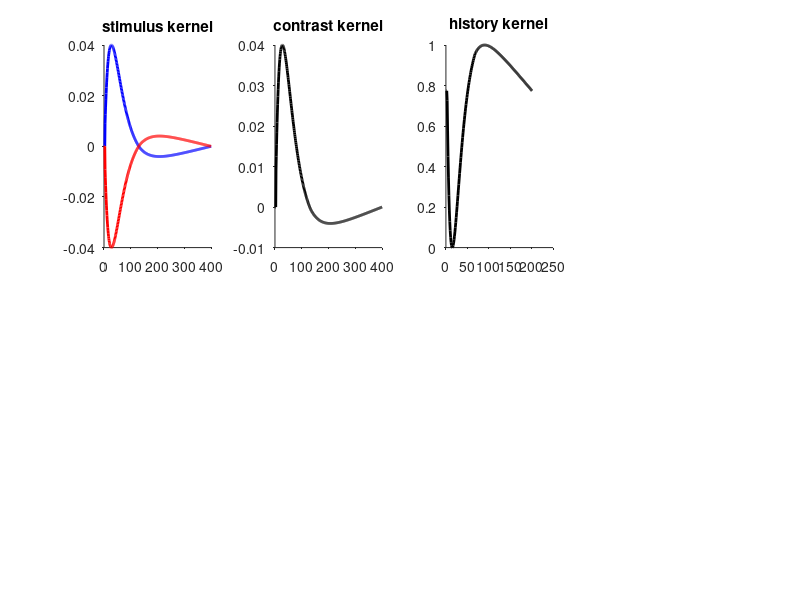
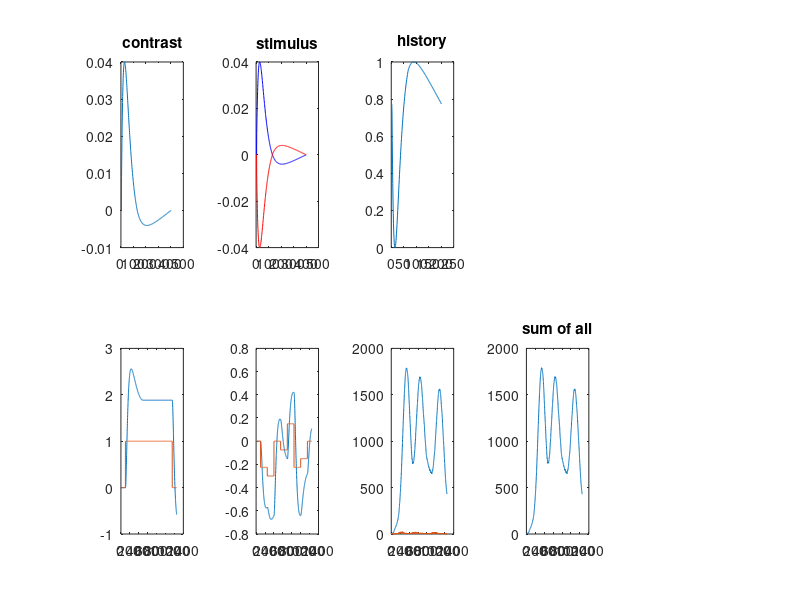

Write the MATLAB code that produced these figures, in order. (Note: this script raises an error after producing the figures.)
function [para] = Yates_history(varargin)

close all;

% input arguments
nneuron = 10;
len_tr = 500;
tmax = 400;
tau = 40;
kernelgain_s = 0.04;
kernelgain_c = 0.04;
plot_flag = 1;
j = 1;              
while  j <= length(varargin)
    switch varargin{j}
        case 'ntr'
            len_tr = varargin{j+1};
            j = j + 2;
        case 'tmax' 
            tmax = varargin{j+1};
            j = j + 2;
        case 'tau'
            tau = varargin{j+1};
            j = j + 2;
        case 'kernelgain_s'
            kernelgain_s = varargin{j+1};            
             j = j + 2;
        case 'kernelgain_c'
            kernelgain_c = varargin{j+1};            
             j = j + 2;
        case 'nofig'
            plot_flag = 0;
            j = j + 1;
    end
end

% yellow and green
y = [0.9576    0.7285    0.2285];
g = [0.1059    0.4706    0.2157];

hdx = 0.3*[-1 -0.75 -0.5 -0.25 0 0.25 0.5 0.75 1];
% hdx = 0.2*[-1 -0.5 -0.25 -0.125 0 0.125 0.25 0.5 1];
len_frame = 1050;
lenhdx = length(hdx);
nbin = 7;

% contrast
offset = 100;
co = 1*[zeros(1,offset),ones(1,len_frame),zeros(1,offset)];

% alpha function as a stimulus kernel
t = 0:tmax;
kernel1 = exp(-t/tau).*(1 - exp(-t/tau));
hn_offset = [ones(1,round(t(end)/3))*0.025, 0.025:-0.025/(round(t(end)*2/3)):0]; % manually tweaked to approximate that in Yates
kernel1 = kernel1 - 1.5*hn_offset;
kernel1(1:4) = 0;
kernel2 = kernel1;
kernel1 = kernelgain_c*kernel1/max(kernel1) ;
kernel2 = kernelgain_s*kernel2/max(kernel2);
    
para.kernel_stm = kernel2;
para.kernel_co = kernel1;

% kernel for the history term
h = 0:200;
% kernel3 = log(1+h);
% kernel3 = normalize(kernel3, -0.01, 0);
tau3 = 20;
kernel3 = exp(-h/tau3).*(1 - exp(-h/tau3));
hn_offset = [ones(1,round(h(end)/3))*0.025, 0.025:-0.025/(round(h(end)*2/3)):0]; % manually tweaked to approximate that in Yates
kernel3 = kernel3 - 3*hn_offset;
kernel3(1:2) = 0;
kernel3 = normalize(-kernel3,0, 1);

% figure;
% plot(kernel3)

time = [1:len_frame+2*offset] - offset;
    
if plot_flag == 1
    figure(1);
    subplot(2,4,1)
    plot(t, kernel2, '-b', 'linewidth',2)
    hold on;
    plot(t, -kernel2, '-r', 'linewidth',2)
    xlim([t(1) t(end)])
    title('stimulus kernel')
    set(gca, 'box', 'off'); set(gca, 'TickDir', 'out')
    
    subplot(2,4,2)
    plot(t, kernel1, '-k', 'linewidth',2)
    xlim([t(1) t(end)])
    title('contrast kernel')
    set(gca, 'box', 'off'); set(gca, 'TickDir', 'out')
    
    subplot(2,4,3)
    plot(kernel3, '-k', 'linewidth',2)
%     xlim([t(1) t(end)])
    title('history kernel')
    set(gca, 'box', 'off'); set(gca, 'TickDir', 'out')
end

% generate dynamic stimulus sequence with the 0% signal
frameperbin = len_frame/nbin;
stm = nan(len_tr, len_frame);
for i = 1:len_tr
    stm_temp = datasample(hdx, nbin, 'Replace', true);
%     while abs(sum(stm_temp)) >= 0.1
%         stm_temp = datasample(hdx, nbin, 'Replace', true);
%     end
%  
    begin = 1;
    for n = 1:nbin
        stm(i, begin:begin+frameperbin-1) = stm_temp(n)*ones(1, frameperbin);
        begin = begin + frameperbin;
    end
end

% overall stimulus sign
sumstm = sum(stm,2);
stmsign = sign(sumstm);
med_p = median(sumstm(stmsign > 0));
med_n = median(sumstm(stmsign < 0));
% stmsign_p1 = stmsign > 0 & sumstm < med_p;
stmsign_p2 = stmsign > 0 & sumstm > med_p;
% stmsign_n1 = stmsign < 0 & sumstm > med_n;
stmsign_n2 = stmsign < 0 & sumstm < med_n;


% include offset
stm = [zeros(len_tr, offset), stm, zeros(len_tr, offset)];

% if plot_flag==1
%     subplot(2,4,2)
%     plot(time, mean(stm(:, 1:length(time)),1), '-k')
%     ylabel('mean stimulus')
% end

% sensory neurons' response
for n = 1:nneuron

    % convolution with stimulus kernels
    lenv = size(stm,2);
    para.neuron(n).spk1 = nan(len_tr, lenv);
    para.neuron(n).spk2 = para.neuron(n).spk1;
    c = conv(kernel1, co);
    s = conv(kernel2, stm(1,:));
    para.neuron(n).spk1(1,:) = random('Poisson', exp(s(1:lenv) + c(1:lenv)), 1, lenv);
    s = conv(-kernel2, stm(1,:));
    para.neuron(n).spk2(1,:) = random('Poisson', exp(s(1:lenv) + c(1:lenv)), 1, lenv);

    % for debugging
    if n == 1
        figure(2);
        subplot(2,5,1)
        plot(kernel1);
        title('contrast')

        subplot(2,5,2)
        plot(kernel2,'-b')
        hold on;
        plot(-kernel2, '-r')
        title('stimulus')

        subplot(2,5,3)
        plot(kernel3)
        title('history')

        subplot(2,5,6)
        c = conv(kernel1, co);
        plot(c(1:lenv));
        hold on;
        plot(co)

        subplot(2,5,7)
        s = conv(kernel2, stm(2,:));
        plot(s(1:lenv))
        hold on;
        plot(stm(2,:))

        subplot(2,5,8)
        h = conv(kernel3, para.neuron(n).spk1(1,:));
        plot(h(1:lenv))
        hold on;
        plot(para.neuron(n).spk1(1,:))

        subplot(2,5,9)
        plot(c(1:lenv) + s(1:lenv) + h(1:lenv))
        title('sum of all')

        subplot(2,5,10)
        plot(exp(c(1:lenv) + s(1:lenv) + h(1:lenv)))
        title('nonlinearity')
    end

    for i = 2:len_tr
        s = conv(kernel2, stm(i,:));
        h = conv(kernel3, para.neuron(n).spk1(i-1,:));
        para.neuron(n).spk1(i,:) = random('Poisson', exp(s(1:lenv) + c(1:lenv) + h(1:lenv))/10, 1, lenv);
        s = conv(-kernel2, stm(i,:));
        h = conv(kernel3, para.neuron(n).spk2(i-1,:));
        para.neuron(n).spk2(i,:) = random('Poisson', exp(s(1:lenv) + c(1:lenv) + h(1:lenv))/10, 1, lenv);
    end
end

% % noise
% cvstm1(:, offset+1:offset+len_frame) = ...
%     cvstm1(:, offset+1:offset+len_frame) + normrnd(0, 5, [len_tr, len_frame]);
% cvstm2(:, offset+1:offset+len_frame) = ...
%     cvstm2(:, offset+1:offset+len_frame) + normrnd(0, 5, [len_tr, len_frame]);

% evidence
dv1 = zeros(len_tr, len_frame);
dv2 = zeros(len_tr, len_frame);
for n = 1:nneuron
    dv1 = dv1 + cumsum(para.neuron(n).spk1(:, offset+1:offset+len_frame),2);
    dv2 = dv2 + cumsum(para.neuron(n).spk2(:, offset+1:offset+len_frame),2);
    
    % mean firing rate
    para.neuron(n).mfr1 = mean(para.neuron(n).spk1(:));
    para.neuron(n).mfr2 = mean(para.neuron(n).spk2(:));
end

ev = dv1(:,end) - dv2(:, end);

% choice
ch = sign(ev);
ch(ch==0) = datasample([-1 1], sum(ch==0), 'Replace', true);
ch(ch==-1) = 0;

disp(['far choice: ' num2str(sum(ch==1)) ...
    ', near choice: ' num2str(sum(ch==0))])

% % normalization
% cvstm1 = normalize(cvstm1, 0, 1);
% cvstm2 = normalize(cvstm2, 0, 1);

% debug psth
k = datasample(1:nneuron, 1);
begin = offset + 1;
psth_stm = nan(1, nbin);
psth_ch = nan(1, nbin);
for i = 1:nbin
    psth_stm(i) = sum(mean(para.neuron(k).spk1(stmsign_p2, begin:begin+frameperbin-1),1))...
    	- sum(mean(para.neuron(k).spk1(stmsign_n2, begin:begin+frameperbin-1),1));
    psth_ch(i) = sum(mean(para.neuron(k).spk1(ch==1, begin:begin+frameperbin-1),1))...
    	- sum(mean(para.neuron(k).spk1(ch==0, begin:begin+frameperbin-1),1));
    begin = begin + frameperbin;
end

para.psth.stm_diff = psth_stm;
para.psth.ch_diff = psth_ch;
para.psth.stm_raw0 = mean(para.neuron(k).spk1(stmsign_n2, 1:length(time)),1);
para.psth.stm_raw1 = mean(para.neuron(k).spk1(stmsign_p2, 1:length(time)),1);
para.psth.ch_raw0 = mean(para.neuron(k).spk1(ch==1, 1:length(time)),1);
para.psth.ch_raw1 = mean(para.neuron(k).spk1(ch==0, 1:length(time)),1);


if plot_flag==1    
        
    figure(1);
    subplot(2,4,[5 6])
    % raster
%     rng(19891220)
    tr = datasample(1:len_tr,1);
    ras1 = zeros(nneuron, len_frame+2*offset);
    ras2 = zeros(nneuron, len_frame+2*offset);
    spkch1 = zeros(1, len_frame + 2*offset);
    spkch2 = zeros(1, len_frame + 2*offset);
    for n = 1:nneuron
            ras1(n,:) = 1*(para.neuron(n).spk1(tr,:) > 0);
            ras2(n,:) = 1*(para.neuron(n).spk2(tr,:) > 0);
            spkch1 = spkch1 + mean(para.neuron(n).spk1(ch==1, 1:(len_frame+2*offset)), 1);
            spkch2 = spkch2 + mean(para.neuron(n).spk1(ch==0, 1:(len_frame+2*offset)), 1);
    end
    imagesc(time, 1:2*nneuron, [ras2; ras1])
    colormap(gca, flipud(bone))
    hold on;
    plot(time, nneuron*ones(1, length(time)), '-m')
    hold on;
    plot(time, nneuron+ 3*nneuron*stm(tr,:), '-g', 'linewidth',2)
    hold on;
    yy = get(gca, 'YLim');
    begin = 1;
    for i = 1:nbin+1
        hold on;
        plot(begin*[1 1],yy, '-m')
        begin = begin + frameperbin;
    end
    xlim([-offset len_frame+offset])
    ylim([0 2*nneuron+1])    
    ylabel('neurons')
    set(gca, 'box', 'off'); set(gca, 'TickDir', 'out')

    % psth
    subplot(2,4,6)
    plot(time, spkch1/nneuron, '-b', 'linewidth',1)
    hold on;
    plot(time, spkch2/nneuron, '-r', 'linewidth',1)
    hold on;
    yy = get(gca, 'YLim');
    begin = 1;
    for i = 1:nbin+1
        hold on;
        plot(begin*[1 1],yy, ':k')
        begin = begin + frameperbin;
    end
    xlim([-offset len_frame+offset])
    ylim(yy)    
    ylabel('psth (by choice)')
    set(gca, 'box', 'off'); set(gca, 'TickDir', 'out')
    
    subplot(2,4,7)
    plot(time, spkch1/nneuron, '-b', 'linewidth',1)
    hold on;
    plot(time, spkch2/nneuron, '-r', 'linewidth',1)
    hold on;
%     plot(time, mean(cvstm2(ch==0, 1:length(time)),1), '--b', 'linewidth',2)
%     hold on;
%     plot(time, mean(cvstm2(ch==1, 1:length(time)),1), '--r', 'linewidth',2)
    yy = get(gca, 'YLim');
    begin = 1;
    for i = 1:nbin+1
        hold on;
        plot(begin*[1 1],yy, ':k')
        begin = begin + frameperbin;
    end
    xlim([-offset len_frame+offset])
    ylim(yy)    
    ylabel('psth (by choice)')
    set(gca, 'box', 'off'); set(gca, 'TickDir', 'out')
end

% confidence
conf = abs(ev);
% conf = conf + normrnd(median(conf), 1*median(conf), size(conf));
med = median(conf);

% debug confidence
figure(4);
histogram(conf)
hold on;
yy = get(gca, 'YLim');
plot(med*[1 1], yy, '-r')
xlabel('confidence')

disp(['median confidence: ' num2str(med)])

% if plot_flag==1
%     subplot(2,4,5)
%     plot(1:size(dv1,2), mean(abs(dv1(ch==1,:)), 1), '-r', 'linewidth', 2)
%     hold on;
%     plot(1:size(dv1,2), mean(abs(dv1(conf > med & ch==1, :)), 1), '-', 'color', y, 'linewidth', 2)
%     hold on;
%     plot(1:size(dv1,2), mean(abs(dv1(conf < med & ch==1, :)), 1), '-', 'color', g, 'linewidth', 2)
%     hold on;
%     plot(1:size(dv2,2), mean(abs(dv2(ch==0,:)), 1), '--r', 'linewidth', 2)
%     hold on;
%     plot(1:size(dv2,2), mean(abs(dv2(conf > med & ch==0, :)), 1), '--', 'color', y, 'linewidth', 2)
%     hold on;
%     plot(1:size(dv2,2), mean(abs(dv2(conf < med & ch==0, :)), 1), '--', 'color', g, 'linewidth', 2)
%     ylabel('mean |decision variable|')
%     xlim([0 size(dv1, 2)+1])
%     xlabel('time during stimulus presentation')
% end

% % time-averaged kernel
% pk0 = getKernel(stm(:, offset+1:offset+len_frame), ch);
% pkh = getKernel(stm(conf > med, offset+1:offset+len_frame), ch(conf > med));
% pkl = getKernel(stm(conf < med, offset+1:offset+len_frame), ch(conf < med));

% time-resolved kernel
tkernel = nan(lenhdx, nbin);
tkernel_h = nan(lenhdx, nbin);
tkernel_l = nan(lenhdx, nbin);

% kernel amplitude
amp = nan(1, nbin);
amph = nan(1, nbin);
ampl = nan(1, nbin);

begin = offset+1;
for a = 1:nbin
%     disp(['bin ' num2str(a) ': ' num2str(begin - offset) ' to ' num2str(begin+frameperbin-1-offset)])
    [tkernel(:,a)] = getKernel(stm(:, begin:begin+frameperbin-1), ch);
    [tkernel_h(:,a)] = getKernel(stm(conf > med, begin:begin+frameperbin-1), ch(conf > med));
    [tkernel_l(:,a)] = getKernel(stm(conf < med, begin:begin+frameperbin-1), ch(conf < med));
    
    begin = begin + frameperbin;
end

for a = 1:nbin
    amp(a) = tkernel(:,a)'*mean(tkernel,2);
    amph(a) = tkernel_h(:,a)'*mean(tkernel_h,2);
    ampl(a) = tkernel_l(:,a)'* mean(tkernel_l,2);
end

para.amp_h = amph;
para.amp_l = ampl;
para.amp_diff = amph - ampl;

% kernel amplitude using logistic regression
hdxmat = zeros(len_tr, nbin);
begin = offset + 1;
for n = 1:nbin
    hdxmat(:, n) = median(stm(:, begin:begin+frameperbin-1), 2);
    begin = begin + frameperbin;
end
w = logregPK(hdxmat, ch);
wh = logregPK(hdxmat(conf > med, :), ch(conf > med));
wl = logregPK(hdxmat(conf < med, :), ch(conf < med));
wn = mean([wh, wl]);

if plot_flag==1
    figure(1);
    % visualize kernels
%     subplot(2,4,4)
    subplot(2,4,4)
    imagesc(1:nbin, hdx, tkernel)
    colormap(gca, 'parula')
    xlabel('time bin')
    ylabel('hdx')
    set(gca, 'box', 'off'); set(gca, 'TickDir', 'out')
    
    % visualize kernel amplitude
%     subplot(2,4,8)
    subplot(2,4,8)
    nom = mean([amph, ampl]);
    plot(1:nbin, amp/nom, '-r', 'linewidth', 2)
    hold on;
    plot(1:nbin, amph/nom, '-', 'color', y, 'linewidth', 2)
    hold on;
    plot(1:nbin, ampl/nom, '-', 'color', g, 'linewidth', 2)
    hold on;
    plot(1:nbin, w/wn, '--r', 'linewidth', 2)
    hold on;
    plot(1:nbin, wh/wn, '--', 'color', y, 'linewidth', 2)
    hold on;
    plot(1:nbin, wl/wn, '--', 'color', g, 'linewidth', 2)
    xlim([0.5 nbin + 0.5])
    ylabel('kernel amplitude')
    set(gca, 'box', 'off'); set(gca, 'TickDir', 'out')

    % cosmetics
%     subplot(2,4,1)
%     ylabel('hdx')
%     xlabel('time (ms)')
%     xlim([-offset offset+len_frame])
%     set(gca, 'box', 'off'); set(gca, 'TickDir', 'out')
% 
%     subplot(2,4,2)
%     xlim([-offset offset+len_frame])
%     set(gca, 'box', 'off'); set(gca, 'TickDir', 'out')

%     subplot(2,4,3)
%     subplot(2,3,[1 2])
%     set(gca, 'box', 'off'); set(gca, 'TickDir', 'out')
%     legend('location','eastoutside')

%     subplot(2,4,4)
%     set(gca, 'XTick', 1:nbin)
%     set(gca, 'box', 'off'); set(gca, 'TickDir', 'out')

%     subplot(2,4,5)
%     % xlim([-offset offset+len_frame])
%     set(gca, 'box', 'off'); set(gca, 'TickDir', 'out')
% 
% %     subplot(2,4,6)
%     subplot(2,3,4)
%     xlim([-offset offset+len_frame])
%     set(gca, 'box', 'off'); set(gca, 'TickDir', 'out')
% 
% %     subplot(2,4,7)
%     subplot(2,3,5)
%     xlim([-offset offset+len_frame])
%     set(gca, 'box', 'off'); set(gca, 'TickDir', 'out')
% 
% %     subplot(2,4,8)
%     subplot(2,3,6)
%     set(gca, 'XTick', 1:nbin)
%     set(gca, 'box', 'off'); set(gca, 'TickDir', 'out')

    % additional figures for paper
    figure(10);
    subplot(1,3,1)
    imagesc(1:nbin, hdx, tkernel_h)
    colormap(pink)
    c_h = caxis;
    xlabel('time bin')
    ylabel('hdx')
    set(gca, 'XTick', 1:nbin)
    set(gca, 'box', 'off'); set(gca, 'TickDir', 'out')

    subplot(1,3,2)
    imagesc(1:nbin, hdx, tkernel_l)
    colormap(pink)
    c_l = caxis;
    set(gca, 'XTick', 1:nbin)
    set(gca, 'box', 'off'); set(gca, 'TickDir', 'out')

    cfix = [min([c_h, c_l]), max([c_h, c_l])];
    subplot(1,3,1)
    caxis(cfix)
    subplot(1,3,2)
    caxis(cfix)

    subplot(1,3,3)
    nom = mean([amph, ampl]);
    plot(1:nbin, amph/nom, '-', 'color', y, 'linewidth', 2)
    hold on;
    plot(1:nbin, ampl/nom, '-', 'color', g, 'linewidth', 2)
    xlim([0.5 nbin + 0.5])
    ylabel('kernel amplitude')
    set(gca, 'XTick', 1:nbin)
    set(gca, 'box', 'off'); set(gca, 'TickDir', 'out')
end

function [pk0] = getKernel(hdxmat, ch)

% trial averaged stimulus distributions
disval = unique(hdxmat);
len_d = length(disval);
svmat = zeros(size(hdxmat,1), len_d);
for r = 1:size(hdxmat,1)
    for d = 1:len_d
        svmat(r,d) = sum(hdxmat(r,:)==disval(d));
    end
end

% compute PK for 0% stimulus
pk0 = mean(svmat(ch==0,:),1) - mean(svmat(ch==1,:),1);

function w = logregPK(hdxmat, ch)
w = size(hdxmat, 2);
for i = 1:size(hdxmat, 2)
    b = glmfit(hdxmat(:, i), ch, 'binomial', 'link', 'logit', 'constant', 'on');
    w(i) = b(2);
end

function [normalized_vector] = normalize(v, newmin, newmax)

a = (newmax - newmin)/(max(max(v)) - min(min(v)));
b = newmax - max(max(v))*a;

normalized_vector = a.*v + b;

